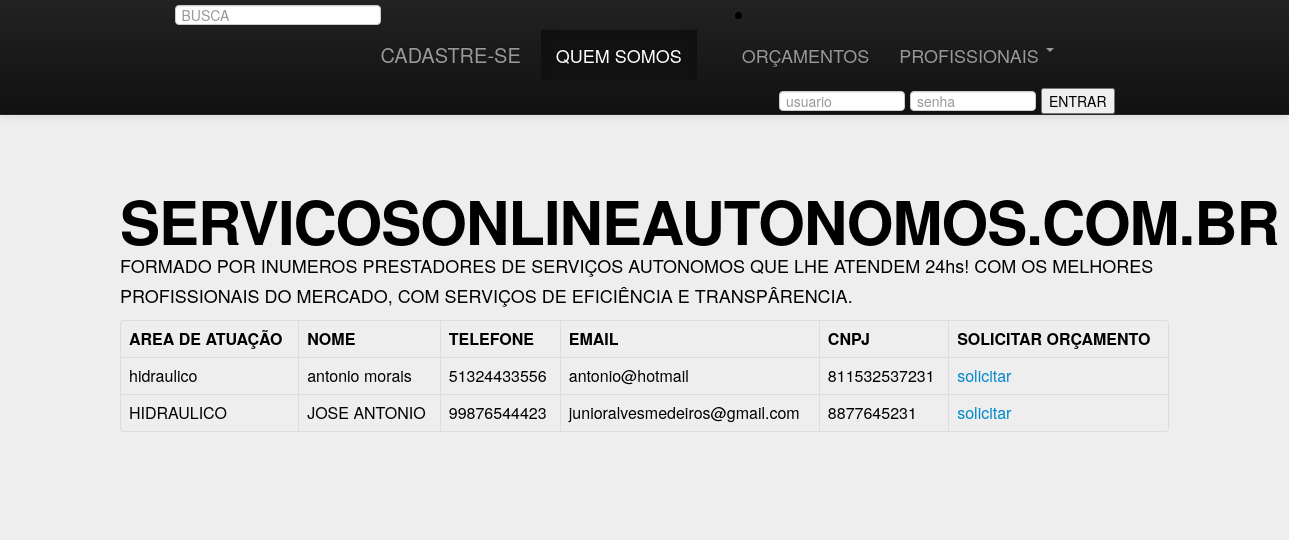
/src/querys/profissionais_hidraulico.php, run on the app's committed database.
### tables this page shows
CREATE TABLE IF NOT EXISTS `USUARIO_CADASTRADO` (
  `ID_PROFISSIONAL` int(11) NOT NULL,
  `CPF` int(11) DEFAULT NULL,
  `CREA` int(11) DEFAULT NULL,
  `NOME` varchar(200) DEFAULT NULL,
  `DATA_NASC` varchar(500) DEFAULT NULL,
  `TELEFONE` varchar(200) DEFAULT NULL,
  `EMAIL` varchar(100) DEFAULT NULL,
  `RUA` varchar(200) DEFAULT NULL,
  `NUMERO` varchar(200) DEFAULT NULL,
  `BAIRRO` varchar(200) DEFAULT NULL,
  `ESTADO` varchar(20) DEFAULT NULL,
  `CIDADE` varchar(100) DEFAULT NULL,
  `CEP` varchar(200) DEFAULT NULL,
  `AREA_ATUACAO` varchar(100) DEFAULT NULL,
  `SENHA` varchar(400) DEFAULT NULL,
  `LOGIN_USUARIO` varchar(400) DEFAULT NULL,
  `CNPJ` varchar(255) DEFAULT NULL
);

### src/querys/profissionais_hidraulico.php (the view, shortened to what this page needs)
<?php
   include_once("conexaobanco.php");
   ?>
<html>
   <head>
      <link href="css/bootstrap.min.css" rel="stylesheet"media="screen">
      <div class="navbar navbar-inverse navbar-fixed-top">
         <div class="navbar-inner">
            <div class="container">
               <li align="center">
                  <form method="POST"action="busca.php" class="navbar-search pull-left">
                     <input type="text" name="busca" placeholder="BUSCA">
                  </form>
               </li>
               <a class="brand" href="http://www.servicosonlineautonomos.com.br/cadastro.php">CADASTRE-SE</a>
               <div class="nav-collapse collapse">
                  <ul class="nav">
                     <li class="active"><a href="http://www.servicosonlineautonomos.com.br">QUEM SOMOS</a></li>
                     <li><a href="#about"></a></li>
                     <li><a href="http://www.servicosonlineautonomos.com.br/orçamento.php">ORÇAMENTOS</a></li>
                     <li class="dropdown">
                        <a href="#" class="dropdown-toggle" data-toggle="dropdown">PROFISSIONAIS <b class="caret"></b></a>
                     </li>
                  </ul>
                 <form method="POST"action="valida.php"class="navbar-form pull-right">
                        <input class="span2" name="usuario" placeholder="usuario" type="text">
                        <input class="span2" name="senha" placeholder="senha" type="password">
                        <input type="submit" name="btnLogin"  value="ENTRAR" >
                     </form>
               </div>
            </div>
         </div>
      </div>
   </head>
   <body  class="hero-unit">
      <div class="hero-unit">
         <br><br>
         <h1>SERVICOSONLINEAUTONOMOS.COM.BR</h1>
         <p>FORMADO POR INUMEROS PRESTADORES DE SERVIÇOS  AUTONOMOS QUE LHE ATENDEM 24hs! COM OS MELHORES PROFISSIONAIS DO MERCADO, COM SERVIÇOS DE EFICIÊNCIA  E TRANSPÂRENCIA.</p>
         <table class="table table-bordered">
         <tr>
            <th>AREA DE ATUAÇÃO</th>
            <th>NOME</th>
            <th>TELEFONE</th>
            <th>EMAIL</th>
            <th>CNPJ</th>
            <th>SOLICITAR ORÇAMENTO</th>
         </tr>
         <?php
            $sql = "SELECT * FROM USUARIO_CADASTRADO WHERE AREA_ATUACAO LIKE'%hidraulico%'";
            $resultado = mysqli_query($con,$sql) or die("Erro ao retornar dados");
            while ($registro = mysqli_fetch_array($resultado))
            {
              $nome = $registro['NOME'];
              $telefone= $registro['TELEFONE'];
              $email= $registro['EMAIL'];
              $cnpj = $registro['CNPJ'];
              $atuacao = $registro['AREA_ATUACAO'];
              echo "<tr>";
               echo "<td>".$atuacao."</td>";
              echo "<td>".$nome."</td>";
              echo "<td>".$telefone."</td>";
              echo "<td>".$email."</td>";
               echo "<td>".$cnpj."</td>";
               echo "<td><a  href='orçamento.php?nome_profissional=$nome&cnpj=$cnpj&email_profissional=$email&area_atuacao=$atuacao'>solicitar</a></td>";
              echo "</tr>";
            }
            echo "</table>";
            ?>

### data on the page
usuario_cadastrado: AREA_ATUACAO "hidraulico", NOME "antonio morais", TELEFONE "51324433556", EMAIL "antonio@hotmail", CNPJ "811532537231"
usuario_cadastrado: AREA_ATUACAO "HIDRAULICO", NOME "JOSE ANTONIO", TELEFONE "99876544423", EMAIL "junioralvesmedeiros@gmail.com", CNPJ "8877645231"
